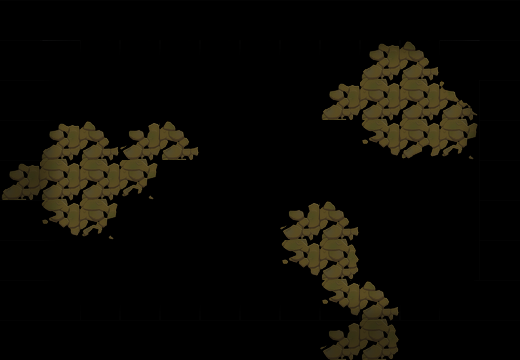

Below is a game level as drawn by its tile map, then a one-line description and the .tmx that defines it (tile-layer data replaced by summaries):
An orthogonal 13x9 tile map with 40x40 px tiles, 2 tile layers (块层 1, 块层 2).

<map version="1.0" orientation="orthogonal" width="13" height="9" tilewidth="40" tileheight="40">
 <tileset firstgid="1" name="mdmap_skin" tilewidth="40" tileheight="40">
  <image source="mdmap_skin.png" width="400" height="240" />
 </tileset>
 <layer name="块层 1" width="13" height="9">
  <data>[117 cells, 27 non-empty, 9 distinct tile ids]</data>
 </layer>
 <layer name="块层 2" width="13" height="9">
  <data>[117 cells, 72 non-empty, 9 distinct tile ids]</data>
 </layer>
</map>
